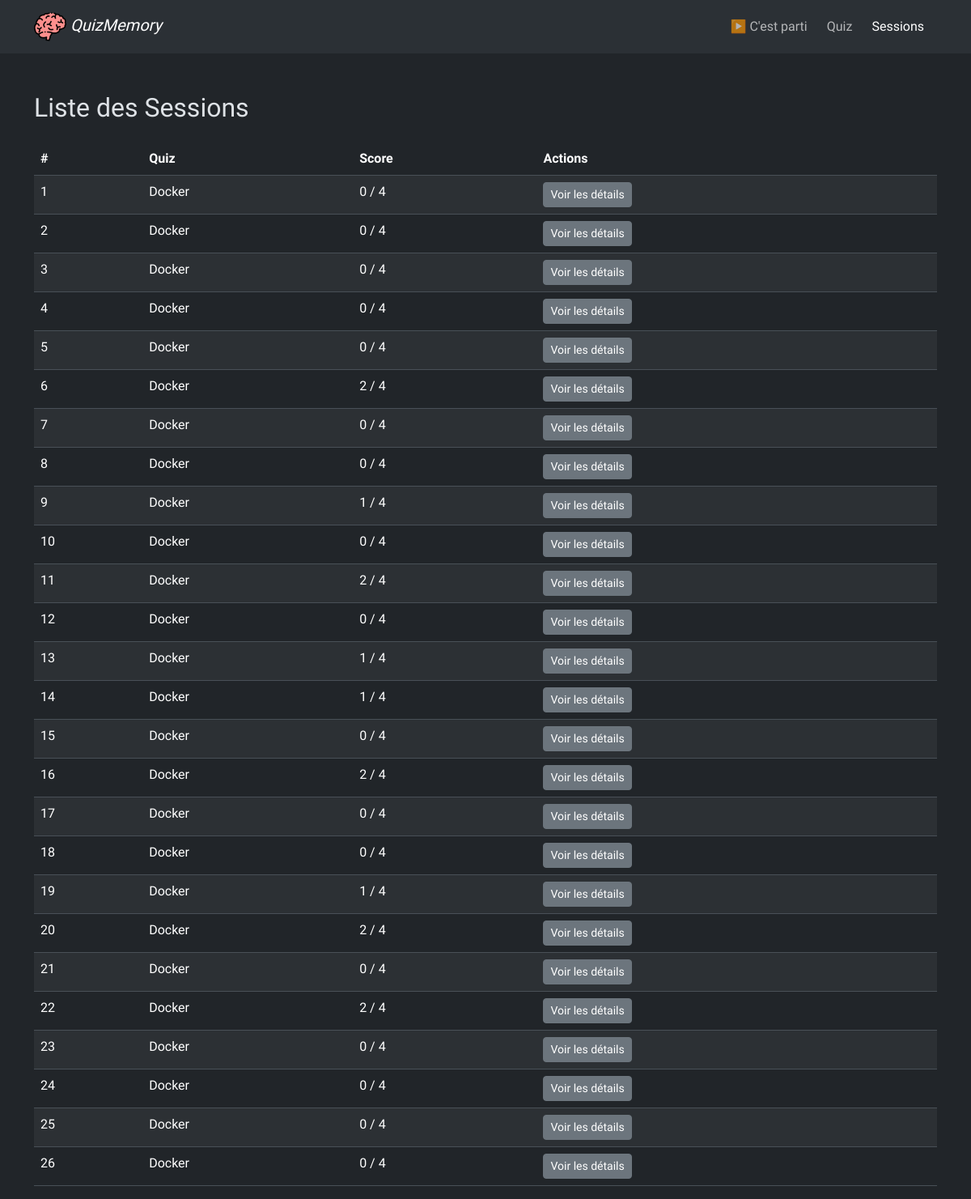
Page /sessions/ (signed in) on the earlier database version.
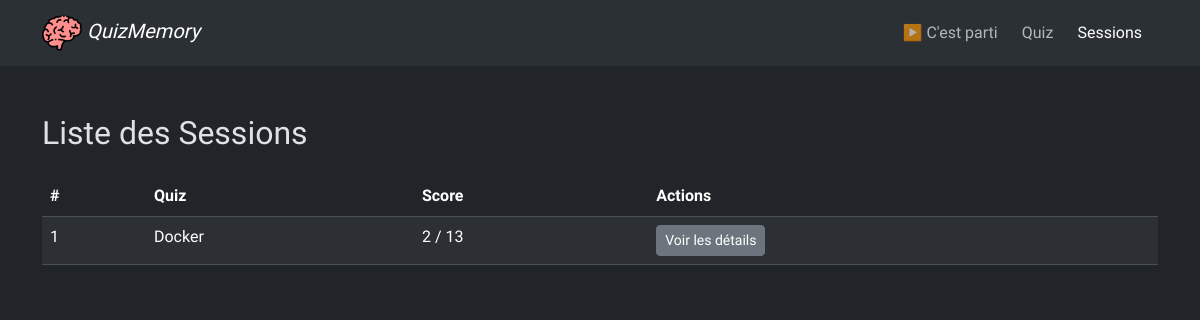
Same page on the later database version.
### website/models.py (models this page shows, shortened)
class Session(Model):
    user = ForeignKey(UserProfile, on_delete=CASCADE, related_name="sessions")
    quiz = ForeignKey(Quiz, on_delete=CASCADE, related_name="sessions")
    start_time = DateTimeField(auto_now_add=True)
    end_time = DateTimeField(null=True, blank=True)
    completed = BooleanField(default=False)

class Quiz(Model):
    title = CharField(max_length=255)
    image_url = URLField()

### website/views.py (the view)
# urls.py: path('sessions/', sessions, name='sessions'),
@login_required
def sessions(request):
    sessions = Session.objects.filter(user=request.user.profile).order_by('-start_time')  # Trie les sessions du plus récent au plus ancien
    for session in sessions:
        correct_answers_count = session.answers.filter(content__iexact=F('question__correct_answer')).count()
        session.score = f"{correct_answers_count} / {session.quiz.questions.count()}"
    return render(request, "website/sessions.html", {"sessions": sessions})

### website/templates/website/sessions.html (shortened to what this page needs)
<!DOCTYPE html>
{% load static %}
<html lang="fr" data-bs-theme="dark">
<head>
    {% include 'website/_head.html' %}
</head>
<body>
  {% include 'website/_navbar.html' %}
  <div class="container">
    <h2 class="mt-4 mb-4">Liste des Sessions</h2>
    <table class="table table-striped mt-4">
      <thead>
        <tr>
          <th>#</th>
          <th>Quiz</th>
          <th>Score</th>
          <th>Actions</th>
        </tr>
      </thead>
      <tbody>
        {% for session in sessions %}
        <tr>
          <td>{{ forloop.counter }}</td>
          <td>{{ session.quiz.title }}</td>
          <td>{{ session.score }}</td>
          <td>
            <a href="{% url 'website:session_details' session.id %}" class="btn btn-secondary btn-sm">Voir les détails</a>
          </td>
        </tr>
        {% endfor %}
      </tbody>
    </table>
  </div>
</body>
</html>

### website/templates/website/_head.html (shortened to what this page needs)
{% load static %}
<link href="https://cdn.jsdelivr.net/npm/bootstrap@5.3.2/dist/css/bootstrap.min.css" rel="stylesheet">
<link rel="stylesheet" href="https://cdnjs.cloudflare.com/ajax/libs/font-awesome/4.7.0/css/font-awesome.min.css">

### website/templates/website/_navbar.html (shortened to what this page needs)
{% load static %}
<nav class="navbar navbar-expand-sm bg-body-tertiary mb-5" role="navigation">
  <div class="container">
    <a class="navbar-brand" href="{% url 'website:start' %}">
      <img src="{% static 'images/brain.png' %}" id="main_logo" height="40px" alt="Logo">
      <span><i>QuizMemory</i></span>
    </a>
    <div class="collapse navbar-collapse" id="navbarNavAltMarkup">
      <div class="navbar-nav ms-auto">
        <a class="nav-link pe-3 {% if request.path == '/start/' %}active{% endif %}" href="/start" {% if request.path == '/' %}aria-current="page"{% endif %}>▶️ C'est parti</a>
        <a class="nav-link pe-3 {% if request.path == '/quiz/' %}active{% endif %}" href="/quiz" {% if request.path == '/' %}aria-current="page"{% endif %}>Quiz</a>
        <a class="nav-link pe-3 {% if request.path == '/sessions/' %}active{% endif %}" href="/sessions" {% if request.path == '/sessions/' %}aria-current="page"{% endif %}>Sessions</a>
      </div>
    </div>
  </div>
</nav>

### website/templates/website/_head.html (style rules this page uses)
body { font-family: 'Edu VIC WA NT Beginner', sans-serif; }

Differences in the rows shown:
removed Session: quiz "Docker", score "0 / 4"
removed Session: quiz "Docker", score "0 / 4"
removed Session: quiz "Docker", score "0 / 4"
removed Session: quiz "Docker", score "0 / 4"
removed Session: quiz "Docker", score "0 / 4"
removed Session: quiz "Docker", score "2 / 4"
removed Session: quiz "Docker", score "0 / 4"
removed Session: quiz "Docker", score "0 / 4"
removed Session: quiz "Docker", score "1 / 4"
removed Session: quiz "Docker", score "0 / 4"
removed Session: quiz "Docker", score "2 / 4"
removed Session: quiz "Docker", score "0 / 4"
removed Session: quiz "Docker", score "1 / 4"
removed Session: quiz "Docker", score "1 / 4"
removed Session: quiz "Docker", score "0 / 4"
removed Session: quiz "Docker", score "2 / 4"
removed Session: quiz "Docker", score "0 / 4"
removed Session: quiz "Docker", score "0 / 4"
removed Session: quiz "Docker", score "1 / 4"
removed Session: quiz "Docker", score "2 / 4"
removed Session: quiz "Docker", score "0 / 4"
removed Session: quiz "Docker", score "2 / 4"
removed Session: quiz "Docker", score "0 / 4"
removed Session: quiz "Docker", score "0 / 4"
removed Session: quiz "Docker", score "0 / 4"
removed Session: quiz "Docker", score "0 / 4"
added Session: quiz "Docker", score "2 / 13"
